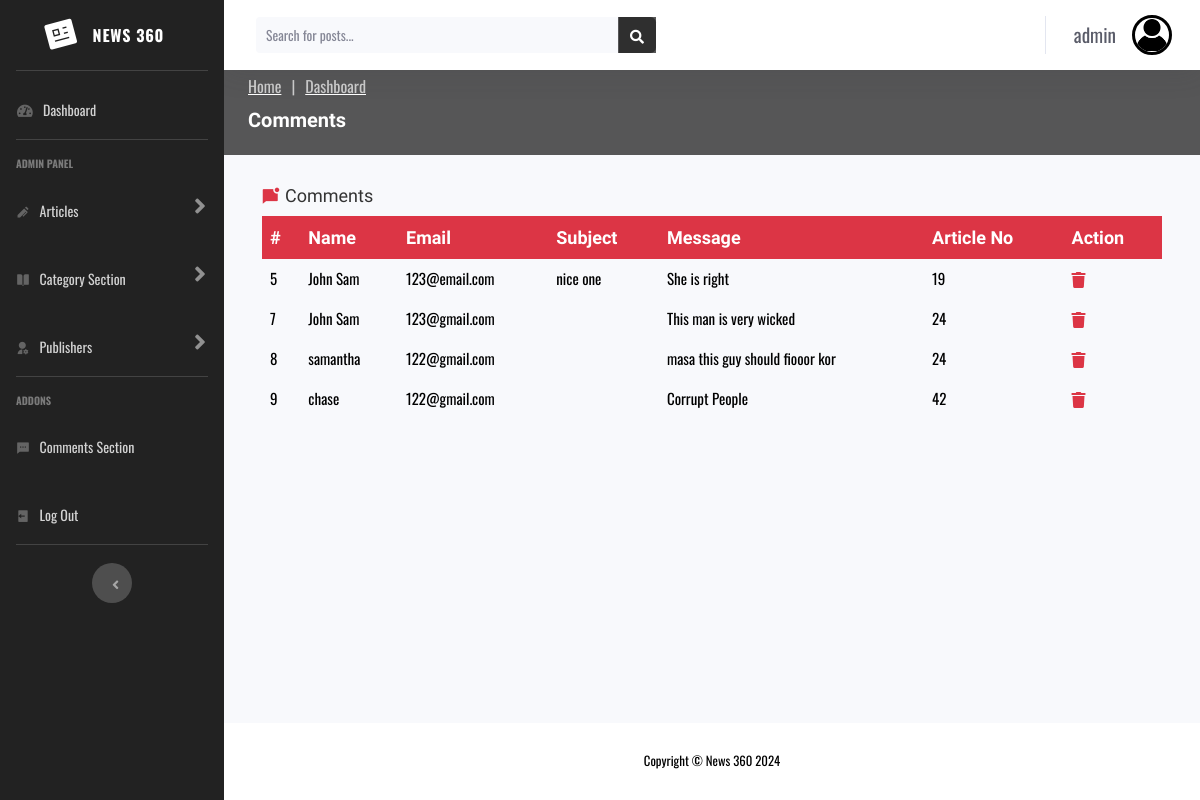
The app's page /admin/comments.php (signed in) with its own data.
### tables this page shows
CREATE TABLE `users` (
  `id` int(11) UNSIGNED NOT NULL,
  `firstname` varchar(50) NOT NULL,
  `lastname` varchar(50) NOT NULL,
  `username` varchar(50) NOT NULL,
  `email` varchar(100) NOT NULL,
  `password` varchar(255) NOT NULL,
  `avatar` varchar(255) NOT NULL,
  `is_admin` tinyint(1) NOT NULL
);

CREATE TABLE `comments` (
  `id` int(11) NOT NULL,
  `name` varchar(100) NOT NULL,
  `email` varchar(100) NOT NULL,
  `subject` varchar(255) DEFAULT NULL,
  `comment_text` text NOT NULL,
  `post_id` int(11) NOT NULL,
  `created_at` timestamp NOT NULL DEFAULT current_timestamp()
);

### admin/comments.php (the view, shortened to what this page needs)
<?php
  require 'config/database.php';
$query = "SELECT * FROM comments ORDER BY id ASC";
$comments = mysqli_query($conn, $query);
?>
<!DOCTYPE html>
<html lang="en">
  <head>
    <link
      href="assets/vendor/fontawesome-free/css/all.min.css"
      rel="stylesheet"
      type="text/css"
    />
    <link href="../assets/vendors/remixicon/remixicon.css" rel="stylesheet" />
    <link href="../assets/vendors/aos/aos.css" rel="stylesheet" />
    <link rel="stylesheet" href="assets/css/bootstrap.css" />
    <link rel="stylesheet" href="assets/css/main.css" />
  </head>
  <body id="page-top">
    <div id="wrapper">
       <?php
        include 'partials/sidebar.php'
       ?>
      <div id="content-wrapper" class="d-flex flex-column">
        <div id="content">
          <?php
        include 'partials/topbar.php'
       ?>
          <section id="breadcrumbs" class="breadcrumbs">
            <div class="container">
              <ol>
                <li><a href="../index.php">Home</a></li>
                <li><a href="index.php">Dashboard</a></li>
              </ol>
              <h2>Comments</h2>
            </div>
          </section>
          <div class="edit-container">
            <h3><i class="ri-chat-unread-fill"></i>Comments</h3>
            <table class="deleted-category-table">
              <thead style="font-size: 18px; font-family: Teko, sans-serif">
                <tr>
                  <th>#</th>
                  <th>Name</th>
                  <th>Email</th>
                  <th>Subject</th>
                  <th>Message</th>
                  <th>Article No</th>
                  <th>Action</th>
                </tr>
              </thead>
                <?php while ($comment = mysqli_fetch_assoc($comments)): ?>
                <tbody style="font-size: 15px; font-family: Oswald, sans-serif">
                  <tr>
                  <td><?= htmlspecialchars($comment['id']) ?></td>
                  <td><?= htmlspecialchars($comment['name']) ?></td>
                  <td><?= htmlspecialchars($comment['email']) ?></td>
                  <td><?= htmlspecialchars($comment['subject']) ?></td>
                  <td><?= htmlspecialchars($comment['comment_text']) ?></td>
                  <td><?= htmlspecialchars($comment['post_id']) ?></td>
                  <td>
                    <a href="forms/deletecomments.php?id=<?= htmlspecialchars($comment['id']) ?>" class="delete-icon"
                      ><i class="fas fa-trash"></i
                    ></a>
                  </td>
                  </tr>
                  <?php endwhile; ?>
                </tbody>
            </table>
          </div>
        </div>
        <?php
        include 'partials/footer.php'
       ?>

### admin/partials/topbar.php (shortened to what this page needs)
<?php
if (isset($_SESSION['user_id'])) {
    $user_id = $_SESSION['user_id'];
    $query = "SELECT username, avatar FROM users WHERE id = ?";
    $stmt = $conn->prepare($query);
    $stmt->bind_param("i", $user_id);
    $stmt->execute();
    $result = $stmt->get_result();
    if ($result->num_rows > 0) {
        $userprofile = $result->fetch_assoc();
        $profilename = $userprofile['username'];
        $avatar = "../assets/images/admin.jpg";
    } else {
        $profilename = "Publisher";
        $avatar = "../assets/images/admin.jpg";
    }
} else {
    $profilename = "Guest";
    $avatar = "../assets/images/admin.png";
}
?>
<nav class="navbar navbar-expand navbar-light bg-white topbar mb-4 static-top shadow">
    <form class="d-none d-sm-inline-block form-inline mr-auto ml-md-3 my-2 my-md-0 mw-100 navbar-search" action="forms/results.php" method="GET">
    <div class="input-group">
        <input type="text" class="form-control bg-light border-0 small" placeholder="Search for posts..." name="search" aria-label="Search" aria-describedby="basic-addon2" required />
        <div class="input-group-append" style="background: #222222c0">
            <button class="btn btn-primary" type="submit" name="submit" style="background: #222222c0; border: #222222c0">
                <i class="fas fa-search fa-sm"></i>
            </button>
        </div>
    </div>
    </form>
    <ul class="navbar-nav ml-auto">
        <li class="nav-item dropdown no-arrow">
            <a class="nav-link dropdown-toggle" href="#" id="userDropdown" role="button" data-toggle="dropdown" aria-haspopup="true" aria-expanded="false">
                <span class="mr-3 d-none d-lg-inline text-gray-800 small"><?= htmlspecialchars($profilename); ?></span>
                <img style="height: 40px; width: 40px; border: 3px solid black" class="img-profile rounded-circle" src="<?= htmlspecialchars($avatar); ?>" />
            </a>
        </li>
    </ul>
</nav>

### admin/assets/css/main.css (style rules this page uses)
.breadcrumbs { padding: 5px 0; background: #222222c0; margin-top: -25px; }
.breadcrumbs h2 { font-size: 20px; font-weight: 600; color: #fff; }
.breadcrumbs ol { display: flex; flex-wrap: wrap; list-style: none; padding: 0 0 10px 0; margin: 0; font-size: 16px; text-decoration: underline #fff; }
.breadcrumbs ol li a { color: #ccc; }
.breadcrumbs ol li + li { padding-left: 10px; }
.breadcrumbs ol li + li::before { display: inline-block; padding-right: 10px; color: #ccc; content: "|"; }
h2 { margin-top: 0; font-size: 18px; color: #333; padding-bottom: 10px; }
input[type="text"], textarea { width: calc(100% - 20px); padding: 8px 10px; font-size: 14px; border: 1px solid #e0e0e0; border-radius: 4px; box-sizing: border-box; }
button { background-color: #4caf50; color: white; padding: 10px 20px; border: none; border-radius: 4px; font-size: 14px; cursor: pointer; transition: 0.3s; }
.edit-container { max-width: 900px; margin: 0 auto; }
.category-table, .deleted-category-table { width: 100%; border-collapse: collapse; margin-bottom: 40px; }
.category-table th, .category-table td, .deleted-category-table th, .deleted-category-table td { border: transparent; padding: 8px; text-align: left; }
.category-table th, .deleted-category-table th { background-color: #222222c0; color: white; text-align: left; }
.deleted-category-table th { background-color: #dc3545; }
.edit-icon, .delete-icon { color: #007bff; margin-right: 10px; text-decoration: none; font-size: 16px; }
.delete-icon { color: #dc3545; }
h3 { font-size: 18px; color: #333; margin-top: 30px; }
h3 i { color: #dc3545; margin-right: 5px; }

### records on screen
users: username "admin"
comments: id "5", name "John Sam", email "123@email.com", subject "nice one", comment_text "She is right", post "19"
comments: id "7", name "John Sam", email "123@gmail.com", comment_text "This man is very wicked", post "24"
comments: id "8", name "samantha", email "122@gmail.com", comment_text "masa this guy should fiooor kor", post "24"
comments: id "9", name "chase", email "122@gmail.com", comment_text "Corrupt People", post "42"
